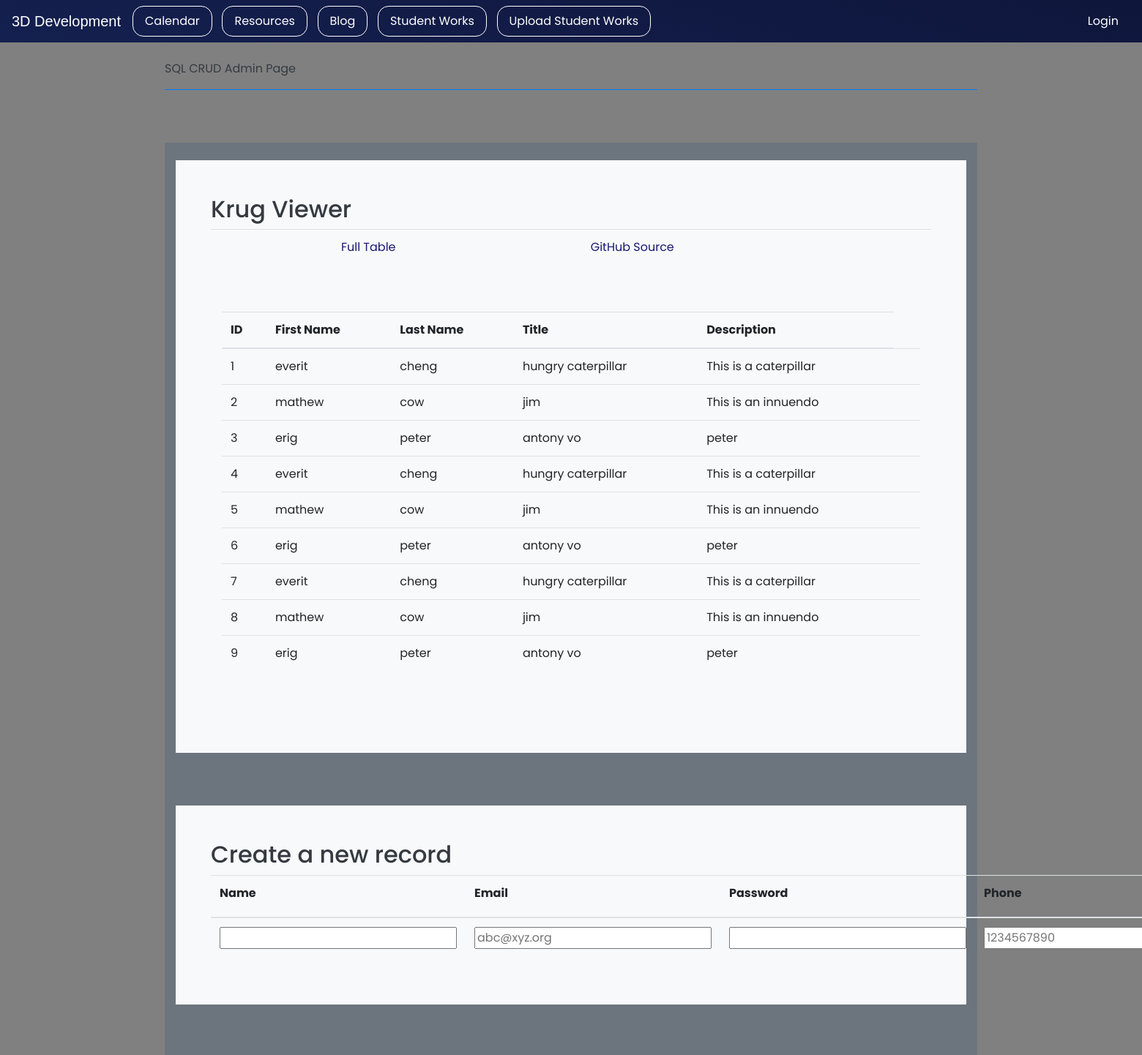
The page /krug/ (upper part) on the database as committed earlier.
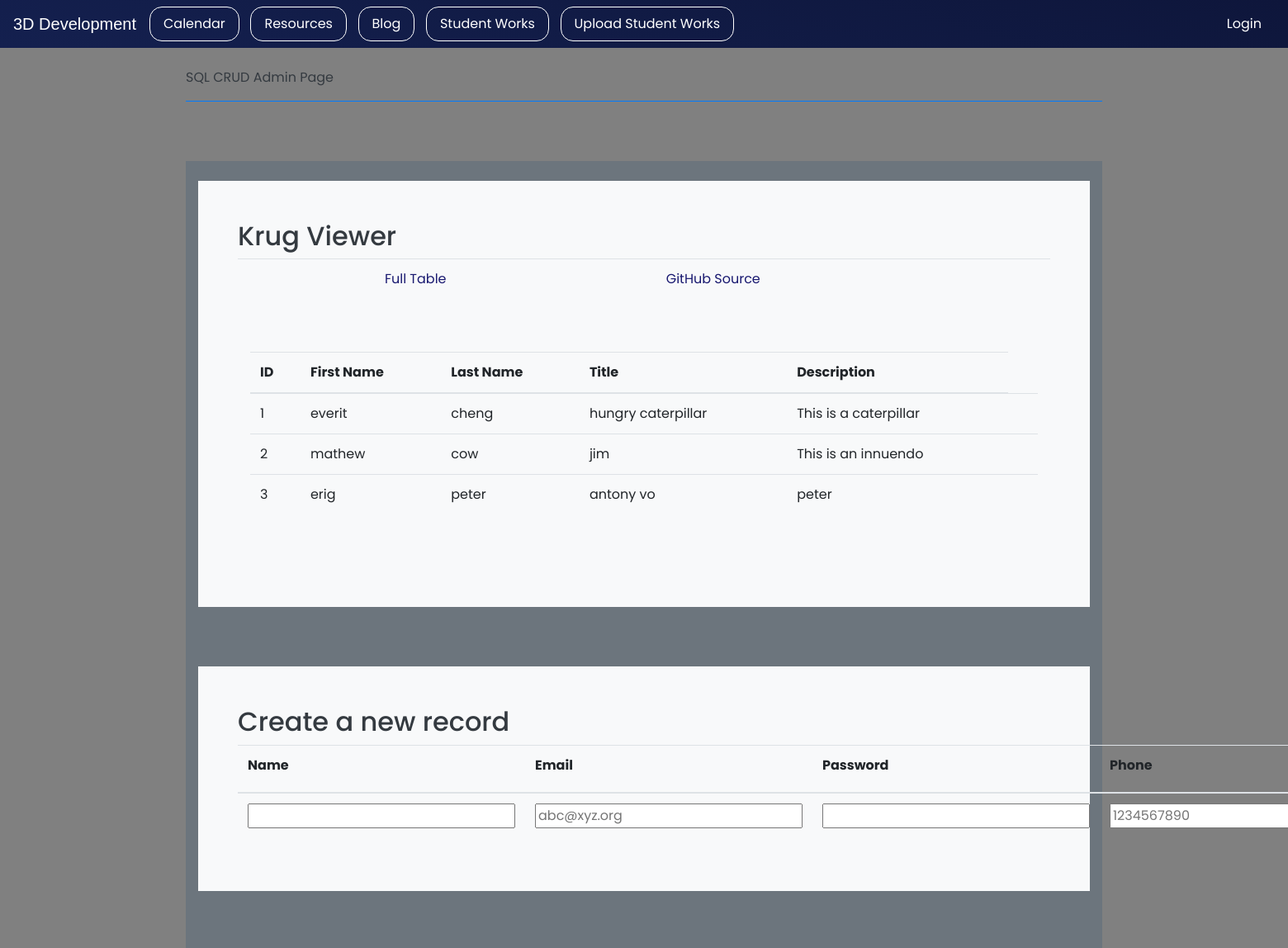
The same page on the database as committed later.
### model.py (models this page shows, shortened)
class Students(db.Model):
    studentID = db.Column(db.Integer, primary_key=True)
    firstname = db.Column(db.String(255))
    lastname = db.Column(db.String(255))
    title = db.Column(db.String(255))
    description = db.Column(db.Text)
    def read(self):
        return {
            "studentID": self.studentID,
            "firstname": self.firstname,
            "lastname": self.lastname,
            "title": self.title,
            "description": self.description
        }

### krug/app_crud.py (the view)
@app_krug.route('/')
def crud():
    return render_template("krugg.html", table=students_all())

### krug/query.py (called while the page is built)
def students_all():
    return students_all_alc()

def students_all_alc():
    table = Students.query.all()
    json_ready = [peep.read() for peep in table]
    return json_ready

### krug/templates/kruggy/krugg.html (shortened to what this page needs)
<!DOCTYPE html>
{% extends "layouts/base.html" %}
{% block body %}
    <div class="container py-4">
        <header class="pb-3 mb-4 border-bottom border-primary text-dark">
            <span class="fs-4">SQL CRUD Admin Page</span>
        </header>
    </div>
    <div class="container py-4 text-light">
        <div class="container bg-secondary py-4">
            <div class="p-5 mb-4 bg-light text-dark rounded-3">
                <h2>Krug Viewer</h2>
                <div class="row align-items-md-stretch">
                    <table class="table">
                        <tbody>
                        <tr>
                            <td></td>
                            <td></td>
                            <td><a href={{url_for('krug.crud')}}>Full Table </a></td>
                            <td><a href="https://github.com/nighthawkcoders/nighthawk_csp/tree/master/crud">GitHub Source</a></td>
                        </tr>
                        </tbody>
                    </table>
                </div>
                <div class="row align-items-md-stretch">
                    <div class="container-fluid py-5">
                        <table class="table">
                            <thead>
                            <tr>
                                <th>ID</th>
                                <th>First Name</th>
                                <th>Last Name</th>
                                <th>Title</th>
                                <th>Description</th>
                            </tr>
                            </thead>
                            <tbody>
                            {% for row in table %}
                                <tr>
                                    <td>{{ row['studentID'] }}</td>
                                    <td>{{ row['firstname'] }}</td>
                                    <td>{{ row['lastname'] }}</td>
                                    <td>{{ row['title'] }}</td>
                                    <td>{{ row['description']}}</td>
                                    <td>{{ pnf }}</td>
                                </tr>
                            {% endfor %}
                            </tbody>
                        </table>
                    </div>
                </div>
            </div>
        </div>
        <div class="container bg-secondary py-4">
            <div class="p-5 mb-4 bg-light text-dark rounded-3">
                <h2>Create a new record</h2>
                <form method="POST" ID="create" action={{url_for('krug.create')}} >
                    <table class="table">
                        <thead>
                        <tr>
                            <th><label for="name">Name</label></th>
                            <th><label for="email">Email</label></th>
                            <th><label for="password">Password</label></th>
                            <th><label for="phone">Phone</label></th>
                        </tr>
                        </thead>
                        <tbody>
                        <tr>
                            <td><input type="text" name="name" id="name" required></td>
                            <td><input type="email" name="email" id="email" placeholder="abc@xyz.org" required></td>
                            <td><input type="password" name="password" id="password" required></td>
                            <td><input type="tel" name="phone" id="phone" pattern="[0-9]{10}" placeholder="1234567890" required></td>
                        </tr>
                        </tbody>
                    </table>
                </form>
            </div>
        </div>
        <div class="container bg-secondary py-4">
        </div>
    </div>
{% endblock %}

### templates/layouts/base.html (shortened to what this page needs)
<!DOCTYPE HTML>
<html lang="en">
{% set name = "3D Development" %}
{% set github = "https://github.com/NinjaBreadLord/grup-grass" %}
<head>
    <link rel="stylesheet" href="https://stackpath.bootstrapcdn.com/bootstrap/4.3.1/css/bootstrap.min.css">
    <link rel="stylesheet" href="https://cdnjs.cloudflare.com/ajax/libs/font-awesome/4.7.0/css/font-awesome.min.css">
</head>
<body>
{% include "layouts/navbar.html" %}
{% block body %}{% endblock %}
</body>
</html>

### templates/layouts/navbar.html (shortened to what this page needs)
<div class="navborder">
    <nav class="navbar navbar-expand-sm navbar-light bg-custom-2 ">
    <a class="navbar-brand" href="/" style="font-family: Helvetica; color:white;" title="3D Dev">3D Development</a>
    <div class="collapse navbar-collapse" id="navbarNavAltMarkup">
        <a class="nav-link nav-item"  href={{ url_for('calender') }}>Calendar</a>
        <a class="nav-link nav-item" href={{ url_for('greet') }}>Resources</a>
        <a class="nav-link nav-item" href={{ url_for('blog') }}>Blog</a>
        <a class="nav-link nav-item" href="studentworks">Student Works</a>
        <a class="nav-link nav-item" href="upload">Upload Student Works</a>
        <a class="nav-link nav navbar-nav ml-auto" style="color: white" href={{ url_for('crud.crud_login') }}>Login</a>
    </div>
    </nav>
</div>

### templates/layouts/base.html (style rules this page uses)
:root { --white: whitesmoke; --black: black; --grey: grey; }
html, body { margin: 0; height: 100%; animation: fadein 2s; -moz-animation: fadein 2s; -webkit-animation: fadein 2s; -o-animation: fadein 2s; background-color: var(--grey); color: var(--white); }
a { color: midnightblue; }
.row { margin: auto; }

### templates/layouts/navbar.html (style rules this page uses)
body { font-family: 'Poppins', sans-serif; }

Rows that differ between the two databases and show on the page:
removed Students: studentID "4", firstname "everit", lastname "cheng", title "hungry caterpillar", description "This is a caterpillar"
removed Students: studentID "5", firstname "mathew", lastname "cow", title "jim", description "This is an innuendo"
removed Students: studentID "6", firstname "erig", lastname "peter", title "antony vo", description "peter"
removed Students: studentID "7", firstname "everit", lastname "cheng", title "hungry caterpillar", description "This is a caterpillar"
removed Students: studentID "8", firstname "mathew", lastname "cow", title "jim", description "This is an innuendo"
removed Students: studentID "9", firstname "erig", lastname "peter", title "antony vo", description "peter"
